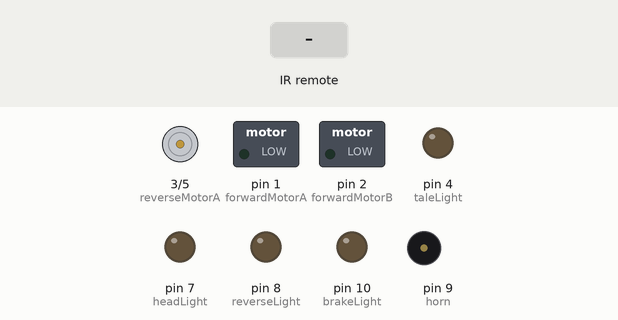
A sketch run on a simulated Arduino Uno, built with avr-gcc and run on an emulated ATmega328P. Shown: motor-driver pin pairs drawn as motors (green arrow = first pin HIGH = forward, orange = second pin HIGH = backward, longer = more drive), switched loads named in the sketch (green lamp = pin HIGH), output pins drawn as LEDs (lit = HIGH), buzzer (waves = sounding, pin HIGH). The inputs (shaded band) are chosen by the test bench.

Above: at 1.2 s.
1.3 s: infrared code 0xFF02FD received
At 2.2 s:
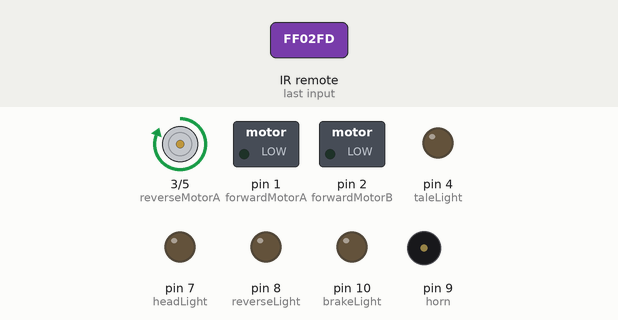
2.8 s: infrared code 0xFF9867 received
At 3.4 s:
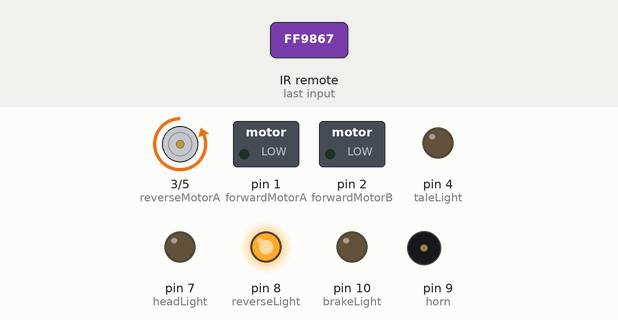
4.3 s: infrared code 0xFF22DD received
At 4.6 s:
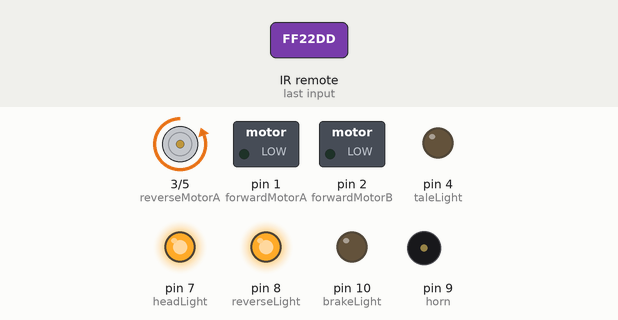
5.8 s: infrared code 0xFF6897 received
At 6.9 s:
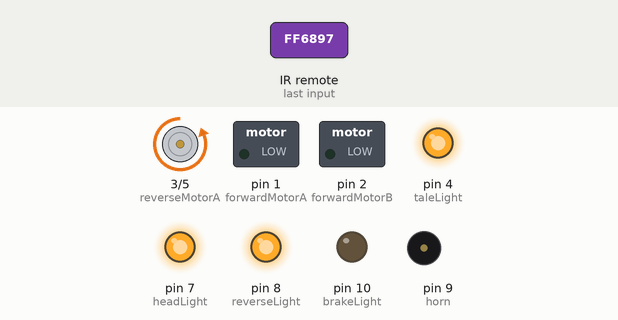
7.3 s: infrared code 0xFFC23D received
At 8.0 s:
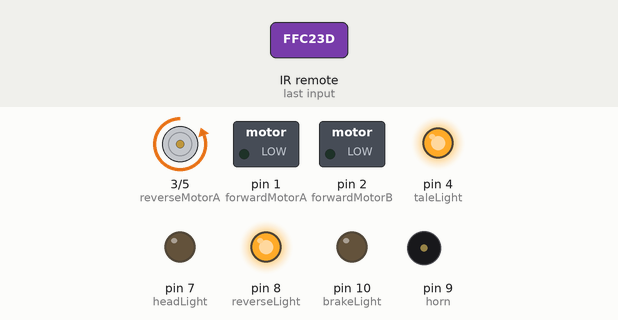
8.8 s: infrared code 0xFF629D received
At 8.9 s:
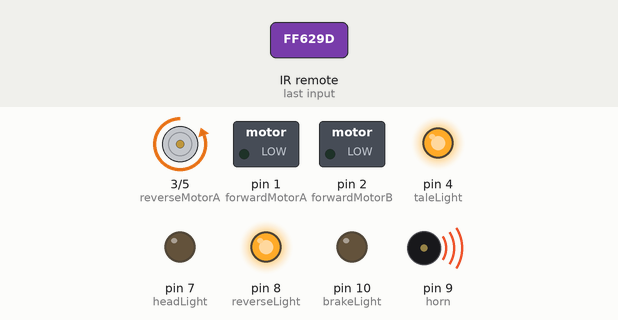
Timing chart, 0 to 11.4 s (numbered marks = the images above; inputs shaded):
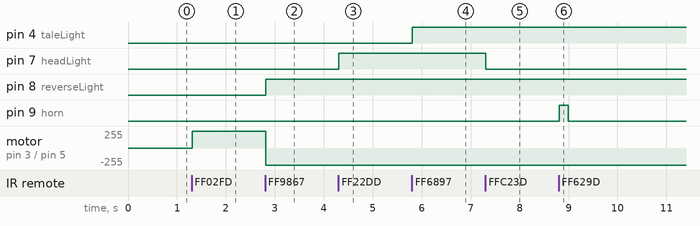

The sketch:

Code.ino
```cpp
#include <IRremote.h>

int RECV_PIN = 11;
IRrecv irrecv(RECV_PIN);
decode_results results;

const int reverseMotorA = 3;   //5
const int reverseMotorB = 5;   //11
const int forwardMotorA = 1;   //3
const int forwardMotorB = 2;   //4
const int headLight = 7;       //13
const int taleLight = 4;       //6
const int brakeLight = 10;     //16
const int horn = 9;            //15
const int reverseLight = 8;
int velocity = 250;

void setup()
{
  //Serial.begin(9600);
  irrecv.enableIRIn();

  pinMode(reverseMotorA,OUTPUT);
  pinMode(reverseMotorB,OUTPUT);
  pinMode(forwardMotorA,OUTPUT);
  pinMode(forwardMotorB,OUTPUT);
  pinMode(headLight,OUTPUT);
  pinMode(taleLight,OUTPUT);
  pinMode(brakeLight,OUTPUT);
  pinMode(reverseLight,OUTPUT);
  pinMode(horn,OUTPUT);

  digitalWrite(reverseMotorA,LOW);
  digitalWrite(reverseMotorB,LOW);
  digitalWrite(forwardMotorA,LOW);
  digitalWrite(forwardMotorB,LOW);
  digitalWrite(headLight,LOW);
  digitalWrite(taleLight,LOW);
  digitalWrite(brakeLight,LOW);
  digitalWrite(reverseLight,LOW);
  digitalWrite(horn,LOW);
}

void loop()
{
 if (irrecv.decode(&results))
 {
   if(results.value == 0xFF02FD)
   {
     digitalWrite(reverseLight,LOW);
     digitalWrite(brakeLight,LOW);
     digitalWrite(reverseMotorA,HIGH);
     digitalWrite(reverseMotorB,LOW);

     //Serial.println("Move Forward");
   }
   if(results.value == 0xFF9867)
   {
     digitalWrite(reverseLight,HIGH);
     digitalWrite(brakeLight,LOW);
     digitalWrite(reverseMotorA,LOW);
     digitalWrite(reverseMotorB,HIGH);

     //Serial.println("Move Backward and reverse Light on");
   }
   if(results.value == 0xFF22DD)
   {
     digitalWrite(headLight,HIGH);
     //Serial.println("Headlight On");
   }
   if(results.value == 0xFFC23D)
   {
     digitalWrite(headLight,LOW);
     //Serial.println("Headlight Off");
   }
   if(results.value == 0xFF6897)
   {
     digitalWrite(taleLight,HIGH);
     //Serial.println("Talelight On");
   }
   if(results.value == 0xFFB04F)
   {
     digitalWrite(taleLight,LOW);
     //Serial.println("Talelight Off");
   }
   if(results.value == 0xFF629D)
   {
     digitalWrite(horn,HIGH);
     delay(185);
     digitalWrite(horn,LOW);
     //Serial.println("Horn Blow for 1 second");
   }
   if(results.value == 0xFFE01F)
   {
     digitalWrite(forwardMotorA,LOW);
     digitalWrite(forwardMotorB,HIGH);
     //Serial.println("Left Turn");
   }
   if(results.value == 0xFF906F)
   {
     digitalWrite(forwardMotorA,HIGH);
     digitalWrite(forwardMotorB,LOW);
     //Serial.println("Right Turn");
   }
   if(results.value == 0xFFA857)
   {
     digitalWrite(forwardMotorA,LOW);
     digitalWrite(forwardMotorB,LOW);
     //Serial.println("Straight");
   }
   if(results.value == 0xFFA25D)
   {
     digitalWrite(brakeLight,HIGH);
     digitalWrite(reverseMotorA,LOW);
     digitalWrite(reverseMotorB,LOW);
     //Serial.println("Brake");
   }
   irrecv.resume();
 }
 delay(10);
}
```

Measured:
- after the input at 1.3 s, motor on pin 3 (reverseMotorA) / pin 5 (reverseMotorB): stopped → forward 255/255 at once
- after the input at 2.8 s, pin 8 (reverseLight): LOW → HIGH at once; motor on pin 3 (reverseMotorA) / pin 5 (reverseMotorB): forward 255/255 → backward 255/255 at once
- after the input at 4.3 s, pin 7 (headLight): LOW → HIGH at once
- after the input at 5.8 s, pin 4 (taleLight): LOW → HIGH at once
- after the input at 7.3 s, pin 7 (headLight): HIGH → LOW at once
- after the input at 8.8 s, pin 9 (horn): LOW → HIGH at once, → LOW 0.19 s later
